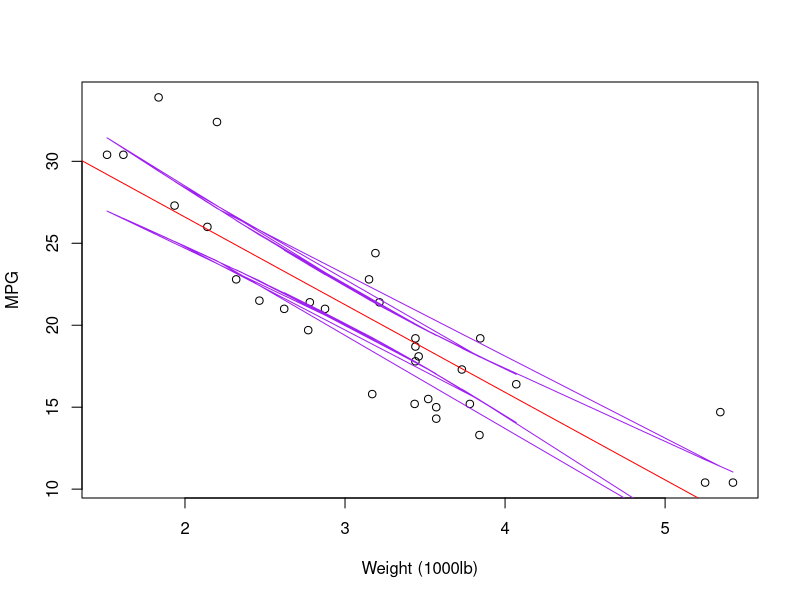
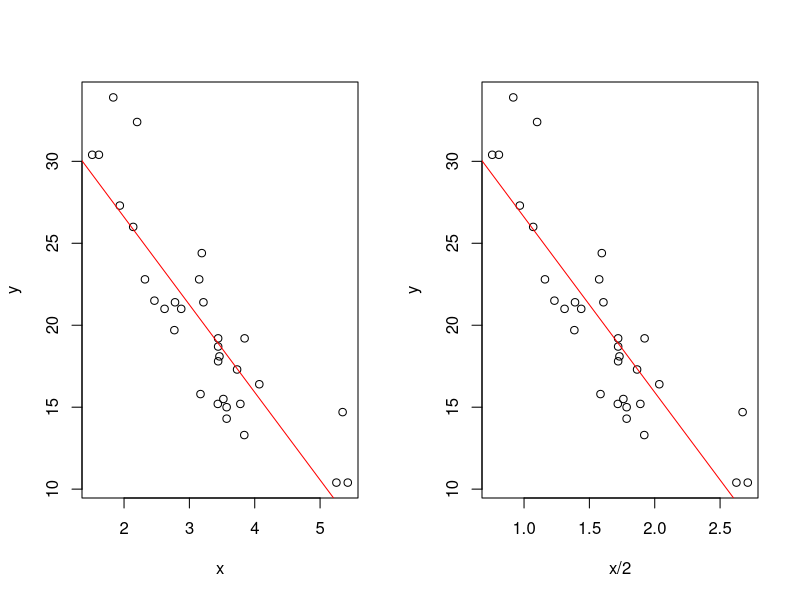
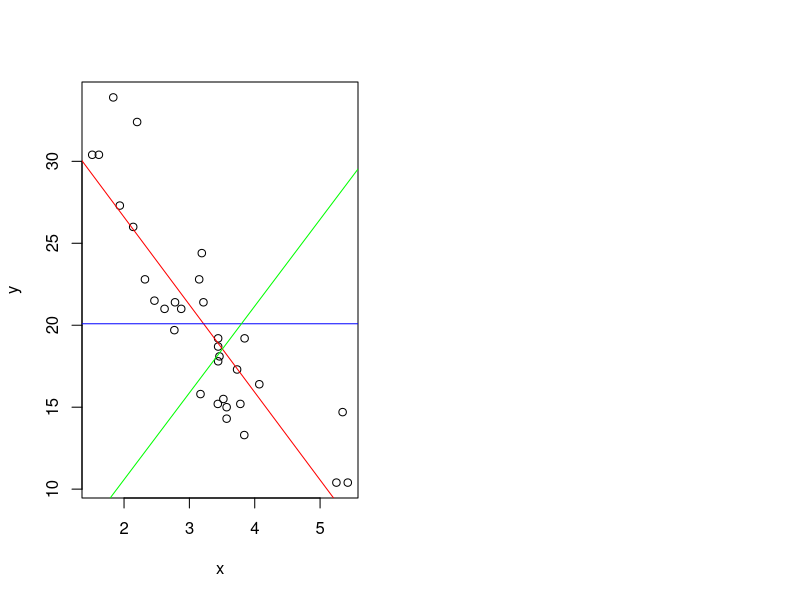

Generate these figures, in order, with R:
# 1 #

# Consider the following data with x as the predictor and y as as the outcome.
x <- c(0.61, 0.93, 0.83, 0.35, 0.54, 0.16, 0.91, 0.62, 0.62)
y <- c(0.67, 0.84, 0.6, 0.18, 0.85, 0.47, 1.1, 0.65, 0.36)

# Give a P-value for the two sided hypothesis test of whether β1 from a linear regression model is 0 or not.
fit <- lm(y ~ x)
sumFit <- summary(fit) 
sumFit # 0.05296


# 2 #
# Consider the previous problem, give the estimate of the residual standard deviation.
sumFit # Residual standard error: 0.223 on 7 degrees of freedom



# 3 #
# In the mtcars data set, fit a linear regression model of weight (predictor) on mpg (outcome).
# Get a 95% confidence interval for the expected mpg at the average weight.
# What is the lower endpoint?
x <- mtcars$wt
y <- mtcars$mpg
fit <- lm(y ~ x)

# read ?predict.lm
predict(fit,data.frame(x=mean(x)), interval="confidence", level = 0.95) # 18.991



# 4 #
# Refer to the previous question. Read the help file for mtcars.
# What is the weight coefficient interpreted as?
?mtcars # The estimated expected change in mpg per 1,000 lb increase in weight.
p1<-predict(fit,data.frame(x), interval="confidence")
plot(x,y,xlab='Weight (1000lb)',ylab='MPG')
abline(fit,col="red")
lines(x,p1[,2],col="purple")
lines(x,p1[,3],col="purple")


# 5 #
# Consider again the mtcars data set and a linear regression model with mpg as predicted by weight (1,000 lbs).
# A new car is coming weighing 3000 pounds. 
# Construct a 95% prediction interval for its mpg.
# What is the upper endpoint?

predict(fit,data.frame(x=3), interval="prediction", level = 0.95) # 27.57355



# 6 #
# Consider again the mtcars data set and a linear regression model with mpg as predicted by weight (in 1,000 lbs). 
# A “short” ton is defined as 2,000 lbs. 
# Construct a 95% confidence interval for the expected change in mpg per 1 short ton increase in weight. 
# Give the lower endpoint.

fit2<-lm(y~I(x/2)) # why x/2 -> 1000lbs/2000lbs per 1 short ton.
tbl2<-summary(fit2)$coefficients
mn<-tbl2[2,1]      #mean is the estimated slope
std_err<-tbl2[2,2] #standard error
deg_fr<-fit2$df    #degrees of freedom

#Two sides T-Tests
mn + c(-1,1) * qt(0.975,df=deg_fr) * std_err # ANSWER: lower end -12.973

# 1000lb v.s. short ton (2000lb per short ton):
par(mfrow=c(1,2))
plot(x,y)
abline(fit,col="red")
plot(x/2,y)
abline(fit2,col="red")




# 7 #
# If my X from a linear regression is measured in centimeters and
# I convert it to meters what would happen to the slope coefficient?

# As we know, multiplication of X by a factor f, results in dividing
# the coefficient by a factor f
# centimeters to meters -> X mulitply by factor f= 0.01
# so coefficient should by divided by 0.01 or coefficients*100

summary(fit)$coefficients
fit3 <- lm(y~I(x/100))
summary(fit3)$coefficients


# 8 #
# I have an outcome, Y, and a predictor, X and fit a linear regression model with Y=β0+β1X+ϵ to obtain β^0 and β^1.
# What would be the consequence to the subsequent slope and intercept 
# if I were to refit the model with a new regressor, X+c for some constant, c?

c<-5
cf1<-summary(fit)$coefficients
cf1

fit4<-lm(y~I(x+c)) # add some constant c
cf2<-summary(fit4)$coefficients
cf2
intercept <- cf2[1,1]

b0_hat<-cf1[1,1]
b1_hat<-cf1[2,1]
c(b0_hat,b1_hat) # 37.285126 -5.344472

# ANSWER: The new intercept would be β0_hat−c*β1_hat
b0_hat - c*b1_hat
intercept == b0_hat - c*b1_hat



# 9 #
# Refer back to the mtcars data set with mpg as an outcome and weight (wt) as the predictor.
# About what is the ratio of the the sum of the squared errors, ∑(Yi−Yi_hat)^2 
# when comparing a model with just an intercept (denominator) to the model with the intercept and slope (numerator)?

# A model with intercept and slope
fit <- lm(y ~ x)

# A model with only intercept
fit5<-lm(y ~ 1)

# A model with only  slope
fit6<-lm(y ~ x - 1)

plot(x,y)

abline(fit,col="red")
abline(fit5,col="blue")
abline(fit6,col="green")


anova(fit) # the sum of the squared errors is 278
anova(fit5) # the sum of the squared errors is 1126

278/1126 # ANSWER 0.2469



# 10 #

#Do the residuals always have to sum to 0 in linear regression?

#both intercept and slope
sum(resid(fit))   # -1.638e-15

#only intercept
sum(resid(fit5)) # -5.995e-15

#only slope
sum(resid(fit6)) # 98.12

# ANSWER: If an intercept is included, then they will sum to 0.

#How can we measure which one is the best model? Use Sigma or R^2

#both intercept and slope
summary(fit)$sigma   # 3.046

#only intercept
summary(fit5)$sigma  # 6.027

#only slope
summary(fit6)$sigma # 11.27
